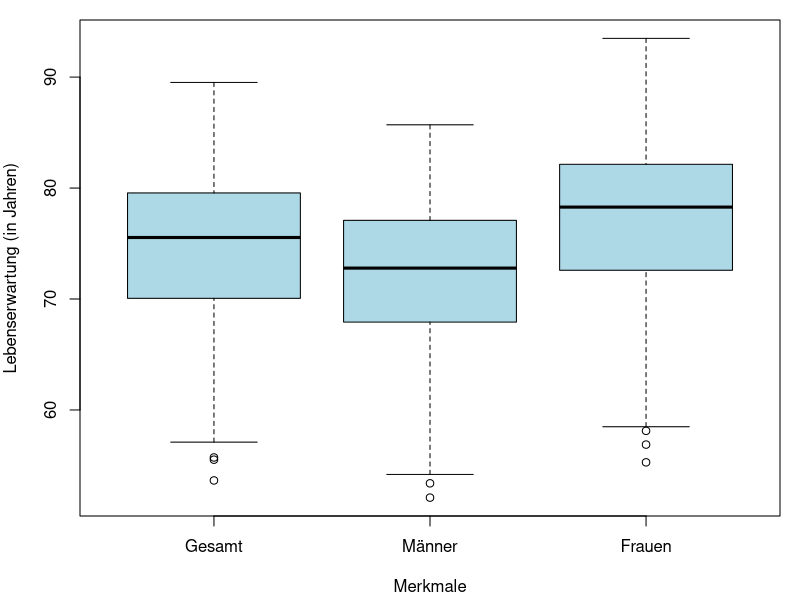
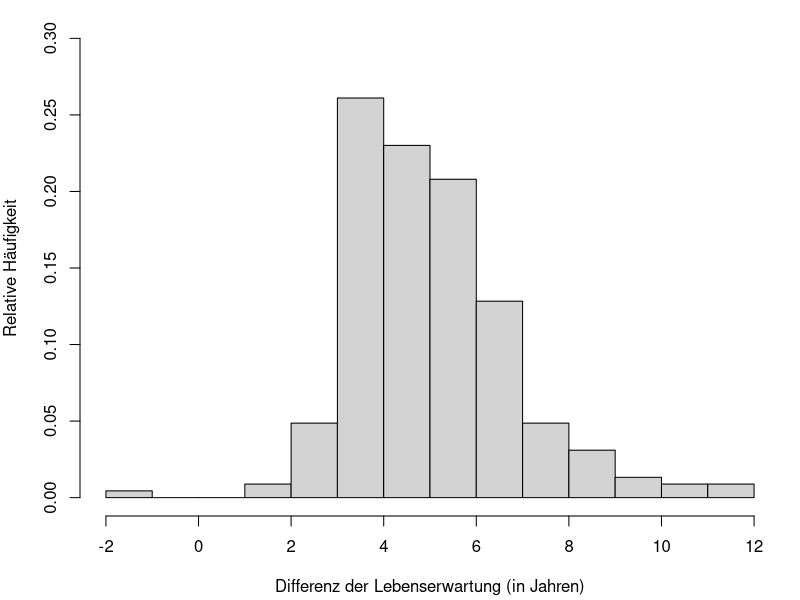
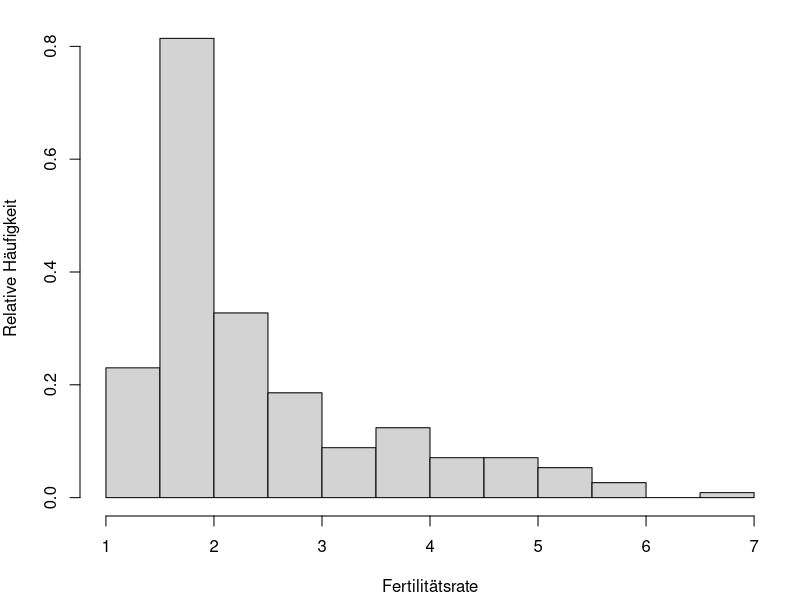
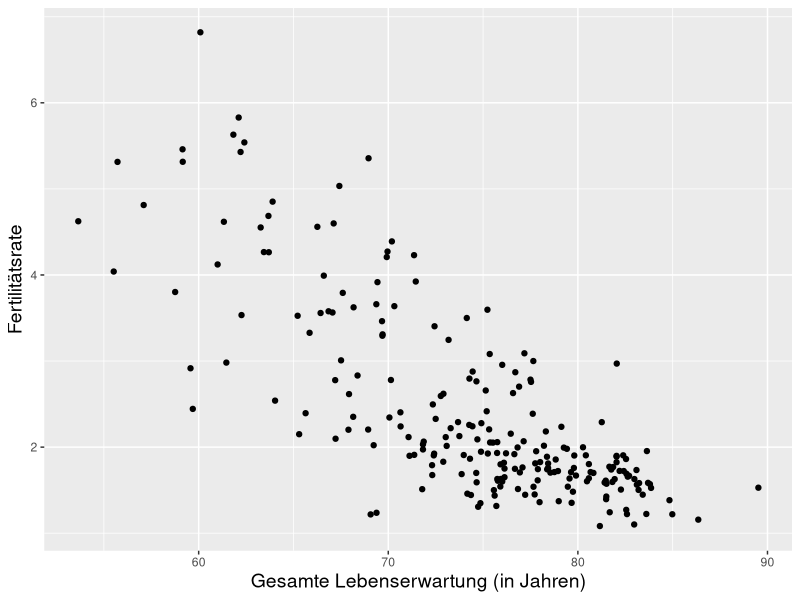
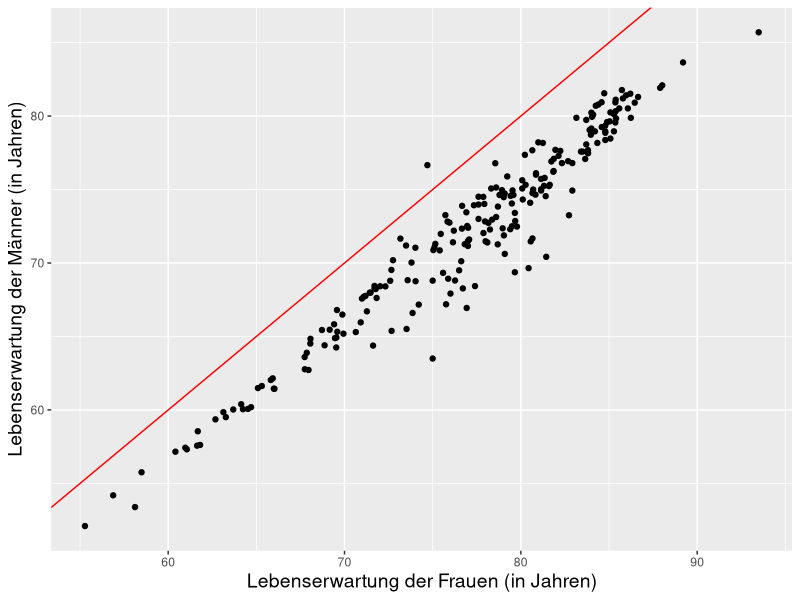
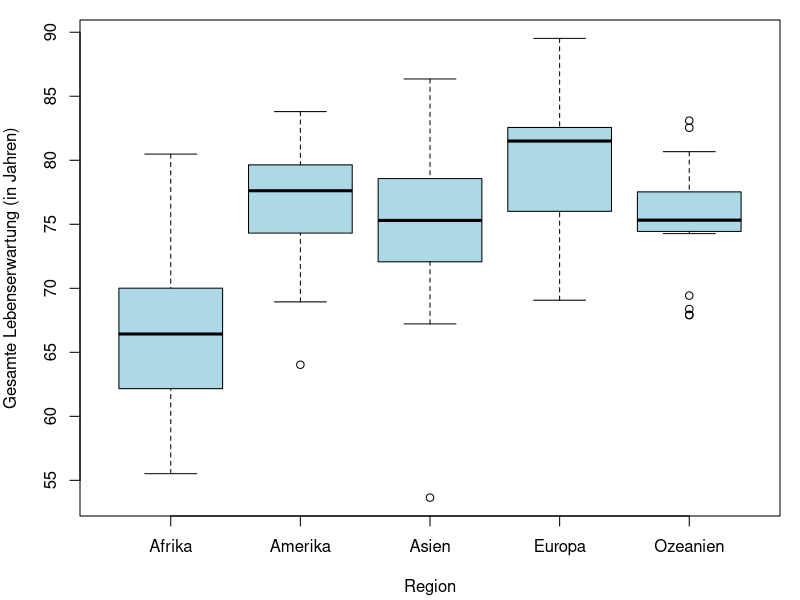
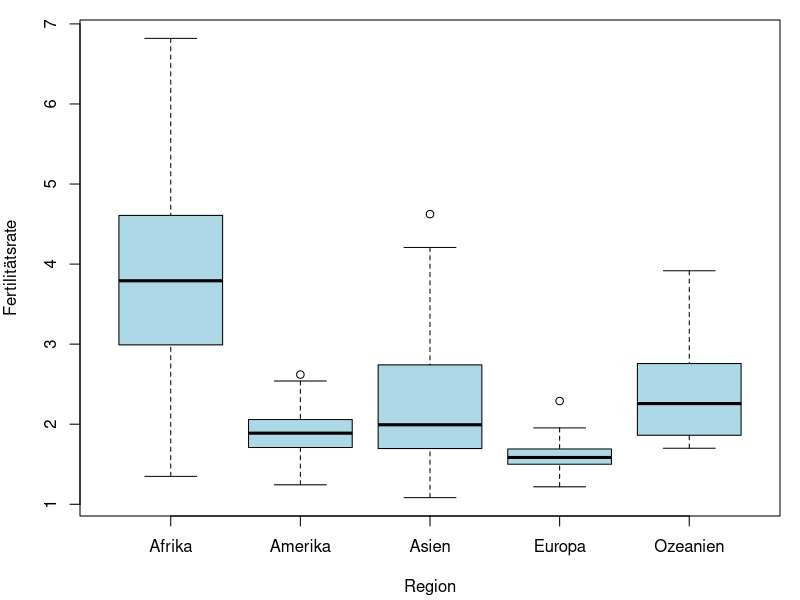
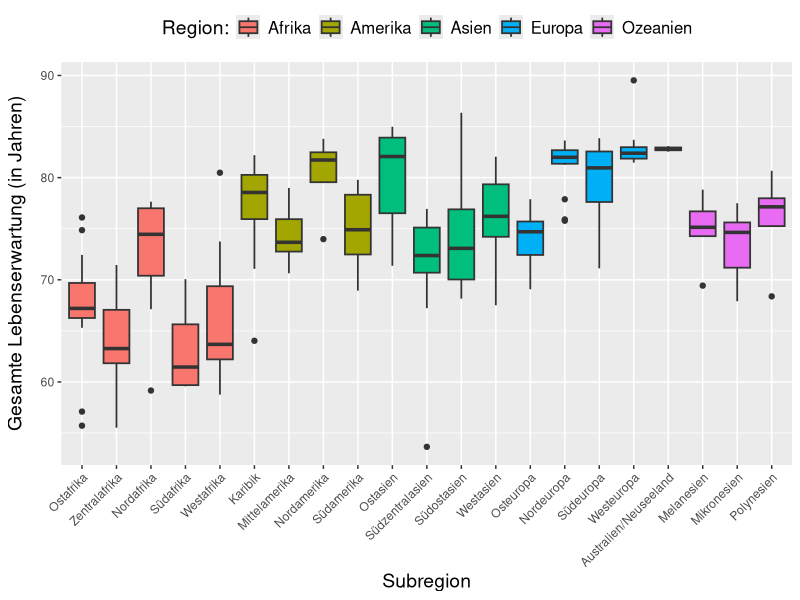

Source code (R) for these figures, in order:
library(ggplot2)

data <- read.csv("census_2022_2002.csv")

# Überblick über die Daten
dim(data)
str(data)
summary(data)

# Entfernung von NA-Werten
data_noNA <- na.omit(data)

# Datensatz auf Jahr 2002 und 2022 teilen
data2002 <- subset(data_noNA, Year == 2002)
dim(data2002)

data2022 <- subset(data_noNA, Year == 2022)
dim(data2022)


#1 - Haeufigkeitsverteilungen der Merkmale + Unterschiede zwischen Geschlechter
attach(data2022)

# num_stat - Funktion zur Berechnung statistischer Kennzahlen für den Datensatz
#             aus der IDB
#
# Eingabe:
#   data         - Data Frame aus dem IDB-Datensatz mit den Spalten
#                   Life_Expectancy_Overall, Life_Expectancy_Male,
#                   Life_Expectancy_Female und Total_Fertility_Rate
#
# Ausgabe:
#   Data Frame: Data Frame mit den Zeilen "Gesamte Lebenserwartung",
#   "Lebenserwartung der Männer", "Lebenserwartung der Frauen" und 
#   "Fertilitätsrate" und den berechneten Kennzahlen in den Spalten
#   (arithmetisches Mittel, Median, 25%-Quantil, 75%-Quantil, Minimum, Maximum
#   und Standardabweichung)

num_stat <- function(data) {
  var_name <- c("Gesamte Lebenserwartung", "Lebenserwartung der Männer", 
                "Lebenserwartung der Frauen", "Fertilitätsrate")
  result <- matrix(NA, nrow = length(data), ncol = 8)
  colnames(result) <- c("Merkmal", "Arithm. Mittel", "Median", "25% Quantil", 
                        "75% Quantil", "Minimum", "Maximum", "sd")
  for(i in 1:length(data)) {
    var_data <- data[[i]]
    
    q1 <- quantile(var_data, 0.25, type = 2)
    q3 <- quantile(var_data, 0.75, type = 2)
    
    result[i, 1] <- var_name[i]
    result[i, 2] <- sprintf("%.3f", mean(var_data))
    result[i, 3] <- sprintf("%.3f", median(var_data))
    result[i, 4] <- sprintf("%.3f", q1)
    result[i, 5] <- sprintf("%.3f", q3)
    result[i, 6] <- sprintf("%.3f", min(var_data))
    result[i, 7] <- sprintf("%.3f", max(var_data))
    result[i, 8] <- sprintf("%.3f", sd(var_data))
  } 
  return(as.data.frame(result))
}
num_stat(data2022[,3:6])

#Korrelationskoeffizient nach Bravais-Pearson

# berechne_pearson - Funktion zur Berechnung des Korrelationskoeffizienten nach
#                   Bravais-Pearson
#
# Eingabe:
#   x         - Datenvektor mit n Beobachtungen
#   y         - Datenvektor mit n Beobachtungen
#
# Ausgabe:
#   Skalar: Korrelationskoeffizient nach Bravais-Pearson

berechne_pearson <- function(x, y) {
  
  # Überprüfen, ob die Vektoren die gleiche Länge haben
  if (length(x) != length(y)) {
    stop("Die Vektoren müssen die gleiche Länge haben.")
  }
  
  # Überprüfen, ob die Vektoren genügend Datenpunkte enthalten
  if (length(x) < 2) {
    stop("Die Vektoren müssen mindestens zwei Elemente enthalten.")
  }
  
  # Berechnung der Mittelwerte
  x_mean <- mean(x)
  y_mean <- mean(y)
  
  # Zähler und Nenner berechnen
  zaehler <- sum((x - x_mean) * (y - y_mean))
  nenner <- sqrt(sum((x - x_mean)^2) * sum((y - y_mean)^2))
  
  # Verhindern von Division durch Null
  if (nenner == 0) {
    stop("Achtung: Division durch Null.")
  }
  
  # Pearson-Korrelationskoeffizient berechnen
  r <- zaehler / nenner
  
  return(r)
}

#Lebenserwartung vs. Fertilitätsrate
round(berechne_pearson(Life_Expectancy_Overall, Total_Fertility_Rate), 3)
#-0.767

#Lebenserwartung Männer vs. Lebenserwartung Frauen
round(berechne_pearson(Life_Expectancy_Male, Life_Expectancy_Female), 3)
#0.969

##########################

# Boxplots der Lebenserwartung (+ Unterschiede zwischen den Geschlechtern)
par(mar = c(4.2, 4, 1, 1))
boxplot(Life_Expectancy_Overall,
        Life_Expectancy_Male,
        Life_Expectancy_Female,
        names = c("Gesamt", "Männer", "Frauen"),
        ylab = "Lebenserwartung (in Jahren)",
        xlab = "Merkmale", horizontal = FALSE, col = "lightblue")



# Differenz der Lebenserwartung (Frauen - Männer)
Diff_Lebenserwartung <- Life_Expectancy_Female - Life_Expectancy_Male
hist(Diff_Lebenserwartung, xlab = "Differenz der Lebenserwartung (in Jahren)",
     ylab = "Relative Häufigkeit",probability = TRUE,
     ylim = c(0, 0.30), breaks = -2:12, main = "")

# Histogramm für Fertilitätsrate
hist(Total_Fertility_Rate, xlab = "Fertilitätsrate", 
     ylab = "Relative Häufigkeit", probability = TRUE, main = "")

# Verteilung der Region mit Tabelle

table(Region)

# Verteilung der Subregion
table(Subregion)

################

#2 - bivariate Zusammenhaenge zwischen den Merkmalen

# Subregionen nach Region
table(Subregion, Region)

# Zusammenhang zwischen gesamten Lebenserwartung und Fertilitätsrate
# Streudiagramm
ggplot(data2022, aes(x = Life_Expectancy_Overall, y = Total_Fertility_Rate)) +
  geom_point() +
  labs(x = "Gesamte Lebenserwartung (in Jahren)",
       y = "Fertilitätsrate") +
  theme(
    axis.title.x = element_text(size = 14),
    axis.title.y = element_text(size = 14)
  )

# Zusammenhang zwischen Lebenserwartung von Frauen und Männer
# Streudiagramm
ggplot(data2022, aes(x = Life_Expectancy_Female, y = Life_Expectancy_Male)) +
  geom_point() +
  geom_abline(intercept = 0, slope = 1, color = "red", linetype = "solid") +
  labs(x = "Lebenserwartung der Frauen (in Jahren)",
       y = "Lebenserwartung der Männer (in Jahren)") +
  theme(
    axis.title.x = element_text(size = 14),
    axis.title.y = element_text(size = 14) 
  )

# Boxplot der Lebenserwartung nach Region
region_name = c("Afrika", "Amerika", "Asien", "Europa", "Ozeanien")

boxplot(Life_Expectancy_Overall ~ Region,
        ylab = "Gesamte Lebenserwartung (in Jahren)",
        xlab = "Region", horizontal = FALSE,
        names = region_name, col = "lightblue")

# Boxplot der Fertilitätsrate nach Region
boxplot(Total_Fertility_Rate ~ Region, 
        ylab = "Fertilitätsrate",
        xlab = "Region", horizontal = FALSE,
        col = "lightblue", names = region_name)


#3 - Unterschiede der Merkmale zwischen den Subregionen

# Subregionen ins Deutsche übersetzen und Region hinzufügen
data2022$Subregion[data2022$Subregion == "Eastern Africa"] <- "Ostafrika"
data2022$Subregion[data2022$Subregion == "Middle Africa"] <- "Zentralafrika"
data2022$Subregion[data2022$Subregion == "Northern Africa"] <- "Nordafrika"
data2022$Subregion[data2022$Subregion == "Southern Africa"] <- "Südafrika"
data2022$Subregion[data2022$Subregion == "Western Africa"] <- "Westafrika"
data2022$Subregion[data2022$Subregion == "Caribbean"] <- "Karibik"
data2022$Subregion[data2022$Subregion == "Central America"] <- "Mittelamerika"
data2022$Subregion[data2022$Subregion == "Northern America"] <- "Nordamerika"
data2022$Subregion[data2022$Subregion == "South America"] <- "Südamerika"
data2022$Subregion[data2022$Subregion == "Eastern Asia"] <- "Ostasien"
data2022$Subregion[data2022$Subregion == "South-Central Asia"] <- "Südzentralasien"
data2022$Subregion[data2022$Subregion == "South-Eastern Asia"] <- "Südostasien"
data2022$Subregion[data2022$Subregion == "Western Asia"] <- "Westasien"
data2022$Subregion[data2022$Subregion == "Eastern Europe"] <- "Osteuropa"
data2022$Subregion[data2022$Subregion == "Northern Europe"] <- "Nordeuropa"
data2022$Subregion[data2022$Subregion == "Southern Europe"] <- "Südeuropa"
data2022$Subregion[data2022$Subregion == "Western Europe"] <- "Westeuropa"
data2022$Subregion[data2022$Subregion == "Australia/New Zealand"] <- "Australien/Neuseeland"
data2022$Subregion[data2022$Subregion == "Melanesia"] <- "Melanesien"
data2022$Subregion[data2022$Subregion == "Micronesia"] <- "Mikronesien"
data2022$Subregion[data2022$Subregion == "Polynesia"] <- "Polynesien"

# Region hinzufügen basierend auf den Subregionen
data2022$Region <- ifelse(data2022$Subregion %in% c("Ostafrika", "Zentralafrika", "Nordafrika", "Südafrika", "Westafrika"), "Afrika",
                          ifelse(data2022$Subregion %in% c("Karibik", "Mittelamerika", "Nordamerika", "Südamerika"), "Amerika",
                                 ifelse(data2022$Subregion %in% c("Ostasien", "Südzentralasien", "Südostasien", "Westasien"), "Asien",
                                        ifelse(data2022$Subregion %in% c("Osteuropa", "Nordeuropa", "Südeuropa", "Westeuropa"), "Europa",
                                               ifelse(data2022$Subregion %in% c("Australien/Neuseeland", "Melanesien", "Mikronesien", "Polynesien"), "Ozeanien", 
                                                      NA)))))

# Sortieren der Daten nach Region und Subregion in neuer Variable year2022
year2022 <- data2022[order(Region, Subregion), ]


#########################
#Boxplots

# Gesamte Lebenserwartung in den Subregionen (2022)
ggplot(year2022, aes(x = factor(Subregion, levels = unique(Subregion)), y = Life_Expectancy_Overall, fill = Region)) +
  geom_boxplot(coef = 1.5, size = 0.6) +
  labs(x = "Subregion",
       y = "Gesamte Lebenserwartung (in Jahren)",
       fill = "Region:") +  # Legende für die Regionen hinzufügen
  theme(
    plot.title = element_text(size = 16, face = "bold"),
    axis.title.x = element_text(size = 14), 
    axis.title.y = element_text(size = 14, margin = margin(r = 10)), 
    axis.text.x = element_text(angle = 45, hjust = 1), 
    legend.text = element_text(size = 12), 
    legend.title = element_text(size = 14),
    legend.position = "top",
    legend.direction = "horizontal")


# Fertilitätsrate in den Subregionen (2022)
ggplot(year2022, aes(x = factor(Subregion, levels = unique(Subregion)), y = Total_Fertility_Rate, fill = Region)) +
  geom_boxplot(coef = 1.5, size = 0.6) +
  labs(x = "Subregion",
       y = "Fertilitätsrate",
       fill = "Region:") +  # Legende für die Regionen hinzufügen
  theme(
    plot.title = element_text(size = 16, face = "bold"), 
    axis.title.x = element_text(size = 14), 
    axis.title.y = element_text(size = 14, margin = margin(r = 10)),  
    axis.text.x = element_text(angle = 45, hjust = 1), 
    legend.text = element_text(size = 12),  
    legend.title = element_text(size = 14),
    legend.position = "top",
    legend.direction = "horizontal")


#4 - Vergleich von Merkmalen in 2002 und 2022

detach(data2022)

# Scatterplot der Differenz der Lebenserwartung

# Differenz der Lebenserwartung (2022 - 2002) (Jahre)
data_2002 <- subset(data, Year == 2002)
data_2022 <- subset(data, Year == 2022)
lebenserwartung_differenz = na.omit(data_2022$Life_Expectancy_Overall - data_2002$Life_Expectancy_Overall)

par(mar = c(4.2, 4, 2, 1))
plot(
  data2002$Life_Expectancy_Overall, 
  lebenserwartung_differenz,
  xlab = "Lebenserwartung in 2002 (in Jahren)", 
  ylab = "Differenz der Lebenserwartung (in Jahren)", 
  main = "Veränderung der allgemeinen Lebenserwartung",
  pch = 1)

abline(h = 0, col = "red", lwd = 1, lty = 2) 

# Scatterplot der Differenz der Fertilitätsrate

# Differenz der Fertilitätsrate (2022 - 2002) (Jahre)
fertilitaetsrate_differenz = na.omit(data_2022$Total_Fertility_Rate - data_2002$Total_Fertility_Rate)

plot(
  data2002$Total_Fertility_Rate, 
  fertilitaetsrate_differenz,
  xlab = "Fertilitätsrate in 2002", 
  ylab = "Differenz der Fertilitätsrate", 
  main = "Veränderung der Fertilitätsrate",
  pch = 1)

abline(h = 0, col = "red", lwd = 1, lty = 2) 


#Boxplot für die Veränderung der allgemeinen Lebenserwartung (2022 - 2002)

data2002$Lebenserwartung_Differenz = lebenserwartung_differenz

#Regionnamen ins Deutsch
data2002$Region[data2002$Region == "Africa"] = "Afrika"
data2002$Region[data2002$Region == "Americas"] = "Amerika"
data2002$Region[data2002$Region == "Asia"] = "Asien"
data2002$Region[data2002$Region == "Europe"] = "Europa"
data2002$Region[data2002$Region == "Oceania"] = "Ozeanien"

par(mar = c(4.2, 4, 1, 1))

boxplot(data2002$Lebenserwartung_Differenz ~ data2002$Region,
        xlab = "Region", ylab = "Veränderung der Lebenserwartung", col = "lightblue")
abline(h = 0, col = "red", lwd = 1, lty = 2)


#Boxplot für die Veränderung der Fertilitätsrate (2022 - 2002)

data2002$Fertilitaetsrate_Differenz = fertilitaetsrate_differenz

boxplot(data2002$Fertilitaetsrate_Differenz ~ data2002$Region,
        xlab = "Region", ylab = "Veränderung der Fertilitätsrate", col = "lightblue")
abline(h = 0, col = "red", lwd = 1, lty = 2)
